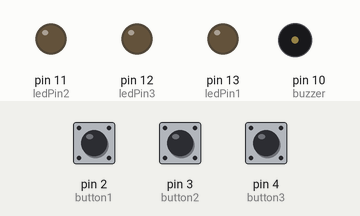
Bench run of a sketch on a simulated Arduino Uno, built with avr-gcc and run on an emulated ATmega328P. On the bench: output pins drawn as LEDs (lit = HIGH), buzzer (waves = sounding). The inputs (shaded band) are chosen by the test bench; at power-on: pin 2 (button1) LOW, pin 3 (button2) LOW, pin 4 (button3) LOW.

Above: at 1.2 s.
1.3 s: pin 2 (button1) pulled HIGH for 0.15 s
At 1.37 s:
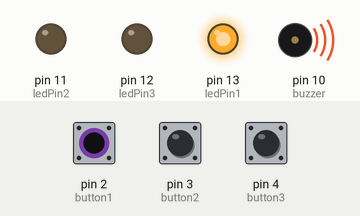
2.9 s: pin 3 (button2) pulled HIGH for 0.15 s
At 2.97 s:
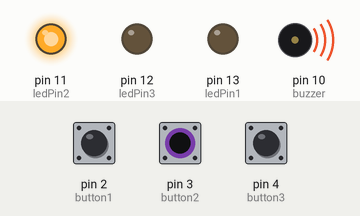
4.5 s: pin 4 (button3) pulled HIGH for 0.15 s
At 4.57 s:
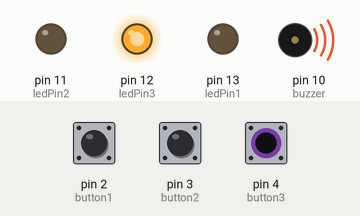
6.1 s: pin 4 (button3) pulled HIGH for 3.2 s
At 10.3 s:
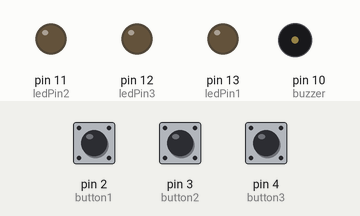
10.8 s: pin 2 (button1) pulled HIGH for 3.2 s
At 11.4 s:
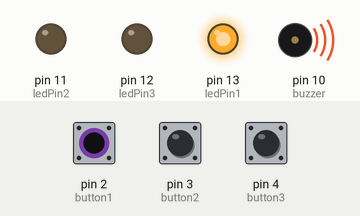
Timing chart, 0 to 15.5 s (numbered marks = the images above; inputs shaded):
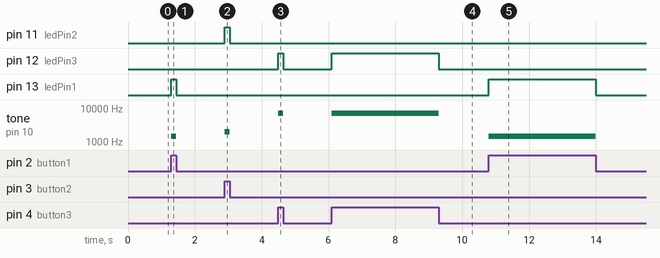

The sketch:

3leds_3pushbuttons_buzzer.ino
```cpp
const int ledPin1 = 13;
    const int ledPin2 = 11;
    const int ledPin3 = 12;
    const int button1 = 2;
    const int button2 = 3;
    const int button3 = 4;
    const int buzzer = 10;
    int buttonState1 = 0;
    int buttonState2 = 0;
    int buttonState3 = 0;

    void setup(){
      pinMode(buzzer, OUTPUT);
      pinMode(ledPin1, OUTPUT);
      pinMode(button1, INPUT);
      pinMode(ledPin2, OUTPUT);
      pinMode(button2, INPUT);
      pinMode(ledPin3, OUTPUT);
      pinMode(button3, INPUT);
    }

    void loop(){
      buttonState1 = digitalRead(button1);
      buttonState2 = digitalRead(button2);
      buttonState3 = digitalRead(button3);

  if(buttonState1 && !buttonState2 && !buttonState3) {
    digitalWrite(ledPin1, HIGH);
    tone(buzzer, 1500);
  }

  if(buttonState2 && !buttonState1 && !buttonState3) {
    digitalWrite(ledPin2, HIGH);
    tone(buzzer, 2000);
  }

  if(buttonState3 && !buttonState2 && !buttonState1) {
    digitalWrite(ledPin3, HIGH);
    tone(buzzer, 7000);
  }

  if(!buttonState3 && !buttonState2 && !buttonState1) {
    digitalWrite(ledPin1, LOW);
    digitalWrite(ledPin2, LOW);
    digitalWrite(ledPin3, LOW);
    noTone(buzzer);
  }

    }
```

Measured:
- after the input at 1.3 s, pin 13 (ledPin1): LOW → HIGH at once, → LOW 0.15 s later; tone on pin 10 (buzzer): silent → 1500 Hz at once, → silent 0.15 s later
- after the input at 2.9 s, pin 11 (ledPin2): LOW → HIGH at once, → LOW 0.15 s later; tone on pin 10 (buzzer): silent → 2000 Hz at once, → silent 0.15 s later
- after the input at 4.5 s, pin 12 (ledPin3): LOW → HIGH at once, → LOW 0.15 s later; tone on pin 10 (buzzer): silent → 7000 Hz at once, → silent 0.15 s later
- after the input at 6.1 s, pin 12 (ledPin3): LOW → HIGH at once, → LOW 3.2 s later; tone on pin 10 (buzzer): silent → 7000 Hz at once, → silent 3.2 s later
- after the input at 10.8 s, pin 13 (ledPin1): LOW → HIGH at once, → LOW 3.2 s later; tone on pin 10 (buzzer): silent → 1500 Hz at once, → silent 3.2 s later
